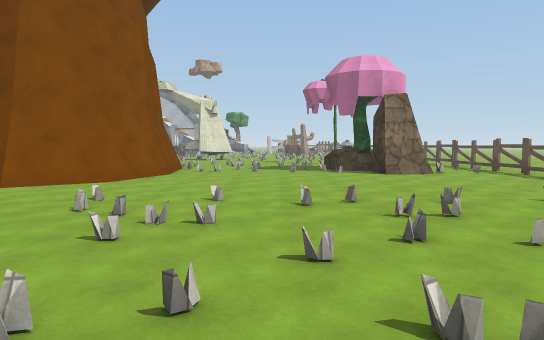
View 1 (above)

23 first-person views from a walk through a Unity game level. The camera is 1.5 m above the floor, tilts 4° down and sees 75° across. The floor is counted in squares, 2 m on a side. Each view is taken from the middle of a square. On the plan, view 1 faces up. The plan holds only what a view shows up to about 11 squares ahead; the rest is blank. The place goes on beyond the plan. The player is left out. Surface patterns are stand-ins for the level's own textures.

View 2
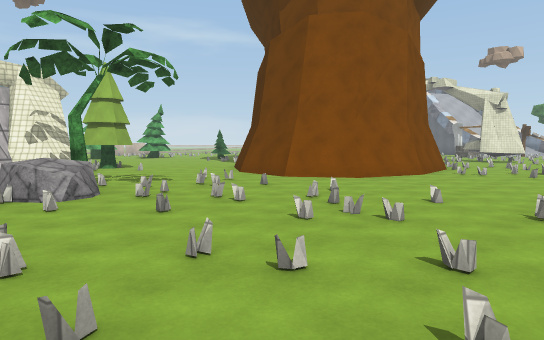

View 3
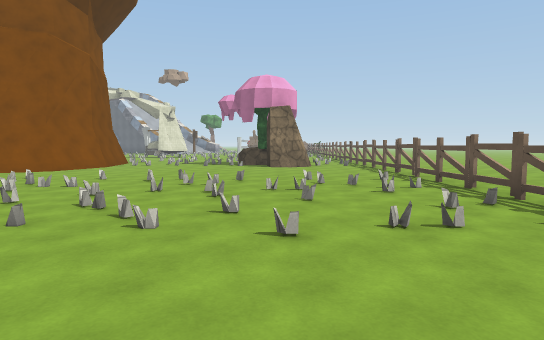

View 4
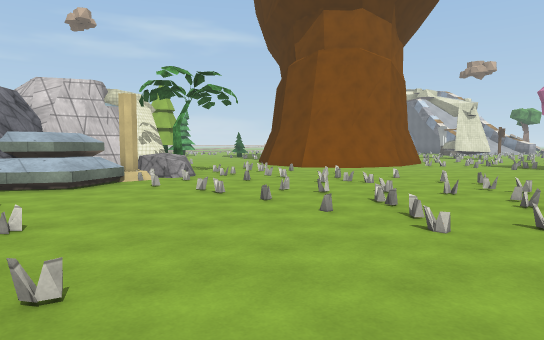

View 5
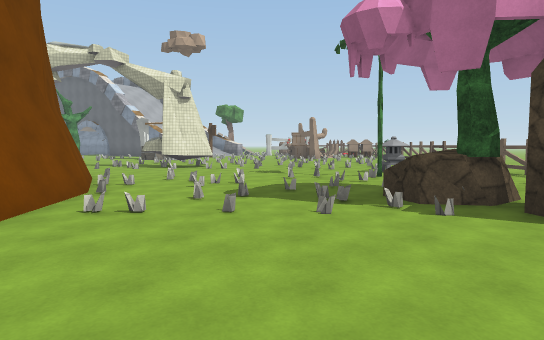

View 6
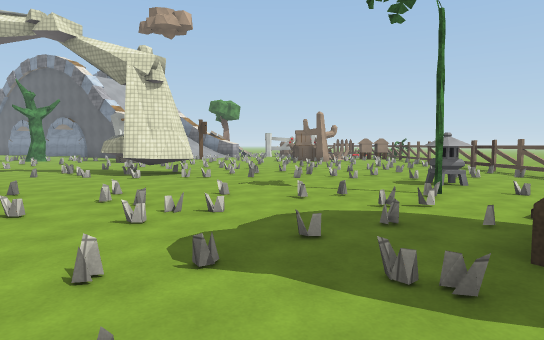

View 7
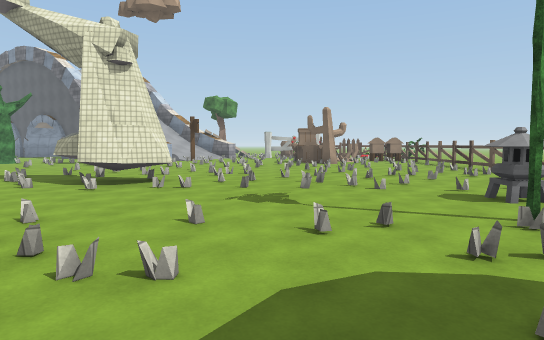

View 8
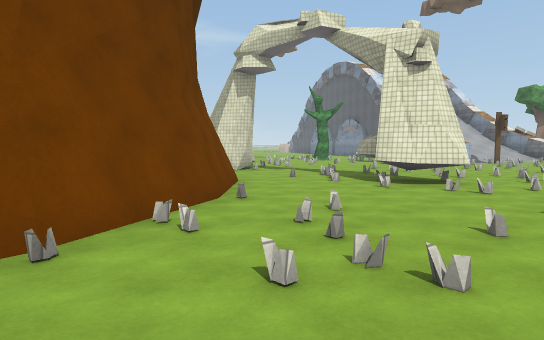

View 9
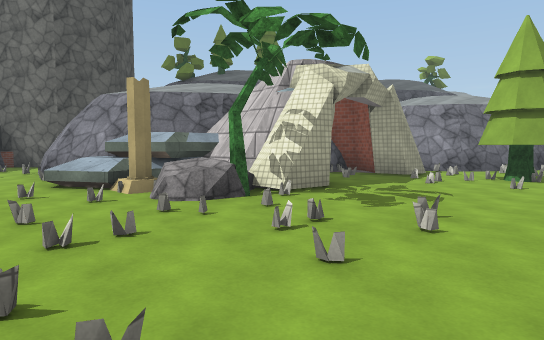

View 10
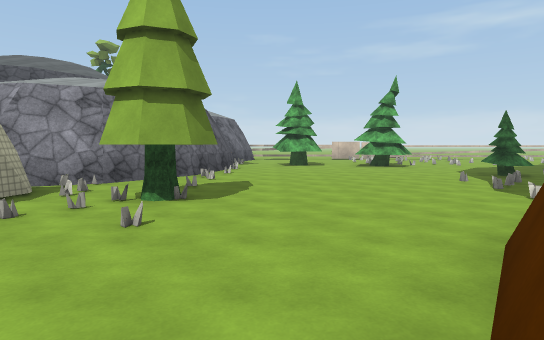

View 11
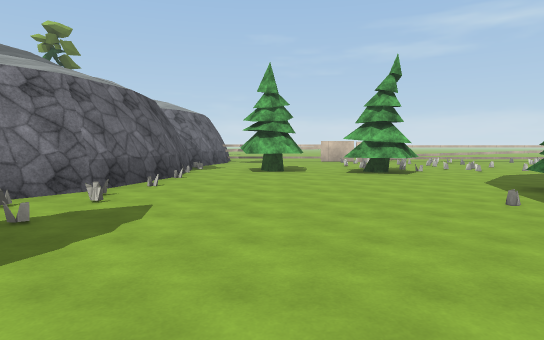

View 12
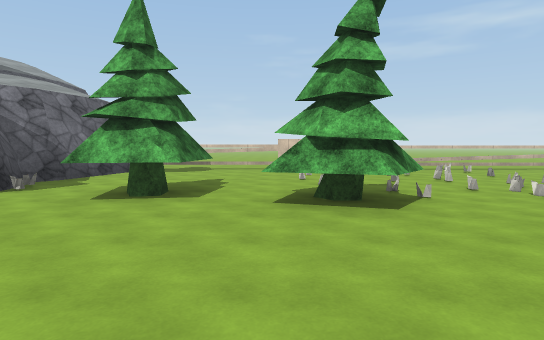

View 13
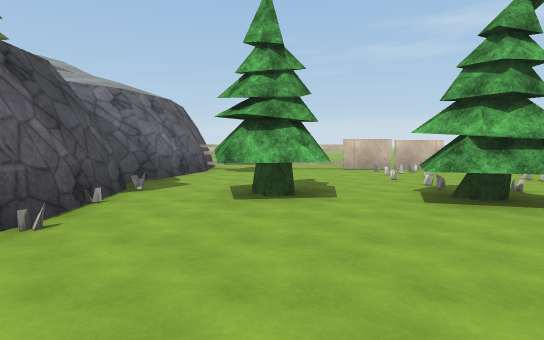

View 14
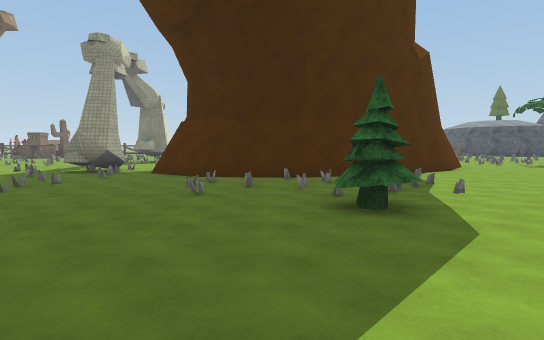

View 15
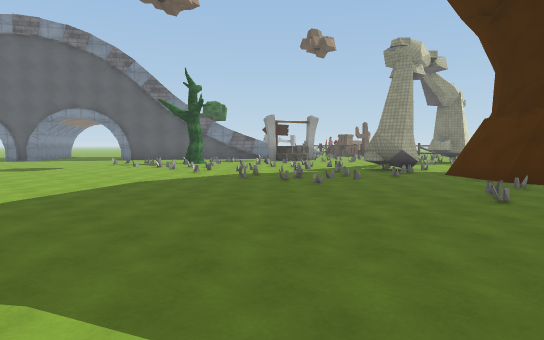

View 16
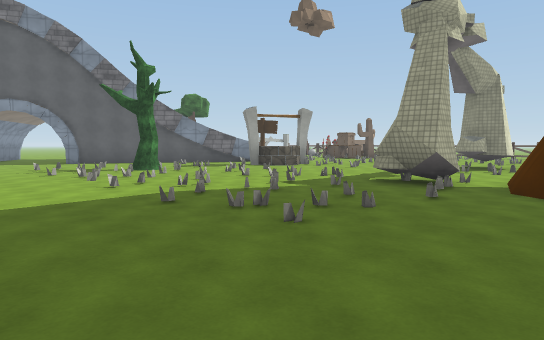

View 17
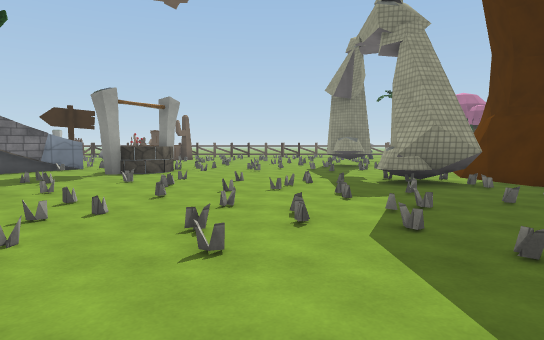

View 18
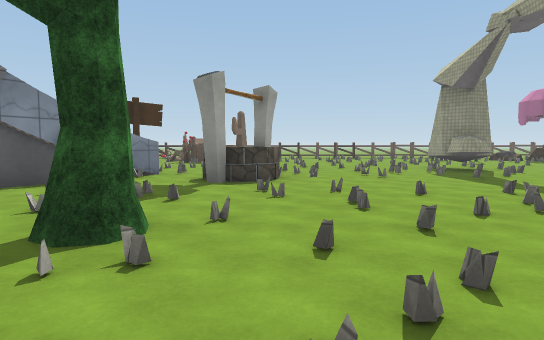

View 19
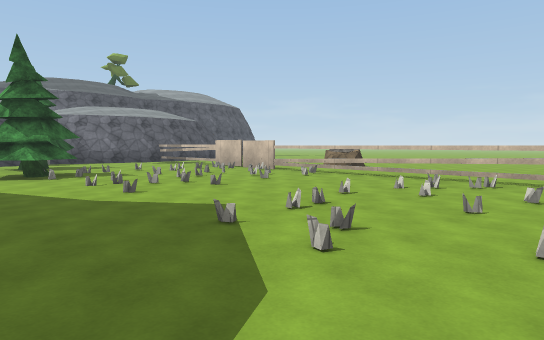

View 20
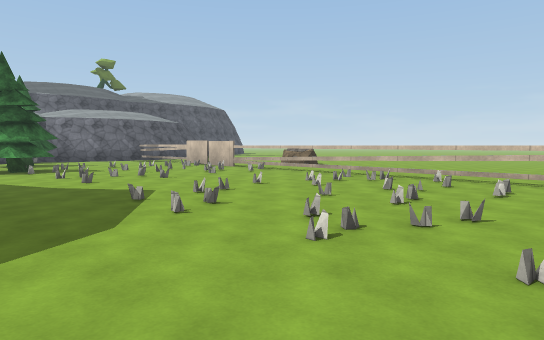

View 21
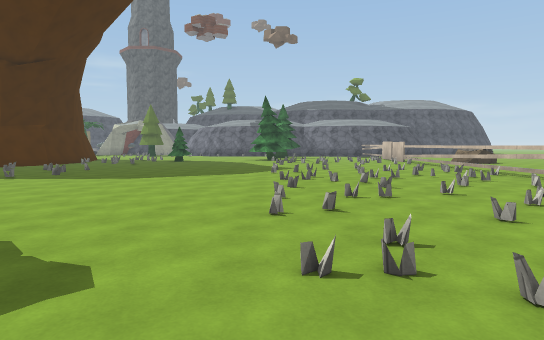

View 22
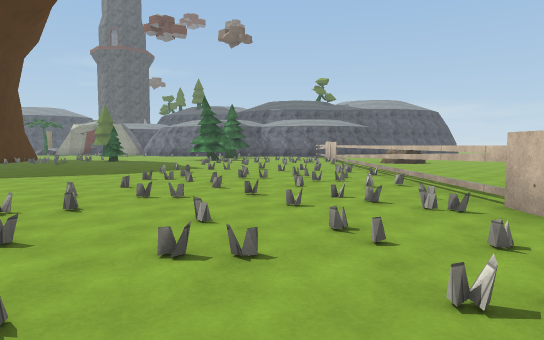

View 23
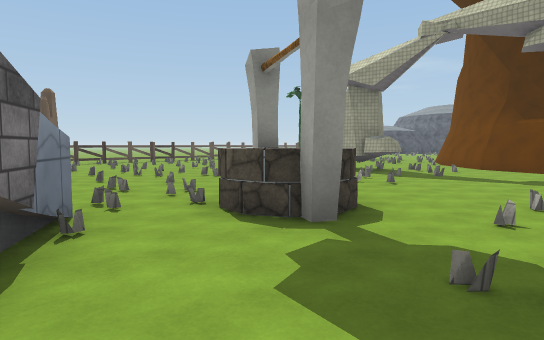

### Floor plan
Key: @ floor where view 1 was taken; # wall or solid block; x gap in a wall; . main floor; : floor 0.25 m higher than the main floor; / step, stairs or slope; = window, fence, low wall or low ledge; ^ raised ledge; R rock; T tree; P pine tree; A palm tree; I pillar; S statue; F fence; C cactus; O other object.
Columns run from 29 left of view 1 to 10 right of it. Each row starts with its distance up from view 1.
 28        .  .         ..###
 27       ......   .. ......#..
 26      ........  ...T.:........
 25      .............T...#^^..... CC
 24     x...............//.^#...//..
 23     =...........//////.....:/..
 22     =.../........../......../......x
 21   ..=.../........../...............x
 20 ....=..////.....///................F.
 19 ....=...../......//......##........x.
 18 ....=...............#....##...:....x.
 17 ....=...............#.........////.x.
 16    .x...............####........S..x.
 15    .=..............##  ##..........x
 14    .=..............#    ##......T..x
 13     =..............#     #.......O.
 12     #.........PP...#     ##....ROO
 11     #.....P........#      #....RT .x.
 10     #....PPP.......##     #:....#R.x.
  9     x.....P.........##    #.....R..x.
  8     =....PP..........##  ##........x...
  7     =....PP...........####.........x....
  6     =....P.........................x....
  5     ##............P....../......./.x...
  4       ^########..PPP....//......./.x..
  3               ######....///...//:..x.
  2                   ##..##A/.....//..x.
  1                    #####RR.........x
  0                       ##I#...@.....x
 -1                        ##^.........
 -2                         #^........
 -3                         #.. .....

Positions as (right, up) in squares from view 1, and headings:
1: (0, 0), facing up
2: (1, 0), facing up-left
3: (3, -3), facing up
4: (3, -3), facing up-left
5: (0, 6), facing up
6: (0, 9), facing up
7: (0, 11), facing up
8: (0, 11), facing up-left
9: (-2, 6), facing down-left
10: (-6, 6), facing left
11: (-9, 7), facing left
12: (-14, 9), facing left
13: (-14, 7), facing left
14: (-19, 13), facing right
15: (-19, 13), facing up-right
16: (-16, 15), facing up-right
17: (-16, 21), facing right
18: (-14, 24), facing right
19: (-17, 20), facing down-left
20: (-17, 22), facing down-left
21: (-19, 28), facing down
22: (-22, 28), facing down
23: (-9, 28), facing down-right
